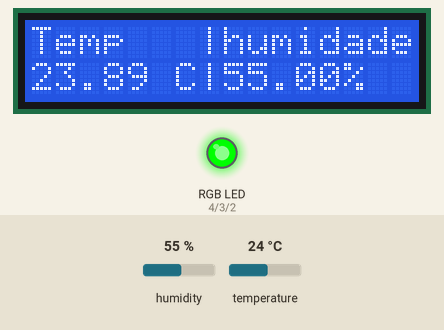
A sketch run on a simulated Arduino Uno, built with avr-gcc and run on an emulated ATmega328P. On the bench: 16×2 character LCD, an RGB LED mixed from three pins (HIGH = lit). The inputs (shaded band) are chosen by the test bench; at power-on: temperature 24 °C, humidity 55 %. What the sketch prints to the serial monitor is not drawn.

Above: at 1.7 s.
1.8 s: temperature set to 21.1 °C
At 3.9 s:
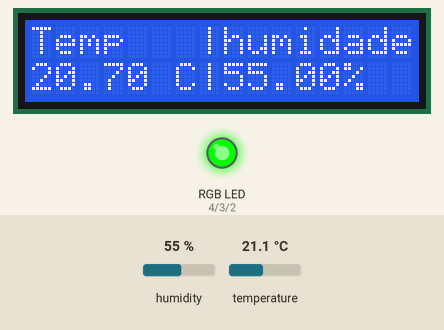
4.7 s: temperature set to 20 °C
At 5.8 s:
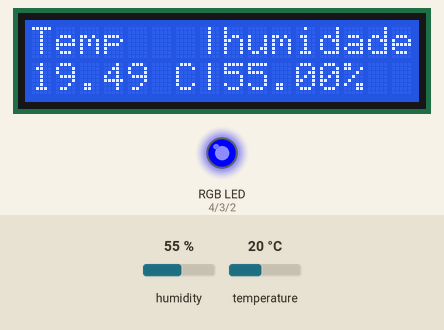
7.6 s: temperature set to 33 °C
At 9.7 s:
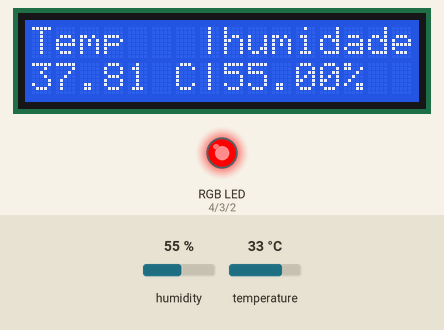
10.7 s: humidity set to 47 %
At 11.6 s:
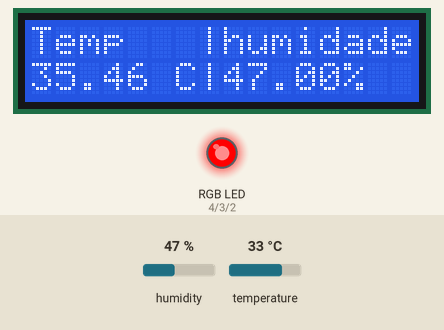
13.6 s: humidity set to 44 %
At 16.7 s:
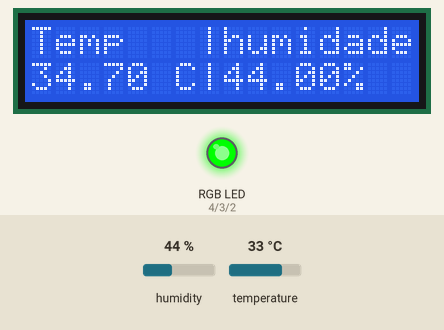
Timing chart, 0 to 17.9 s (numbered marks = the images above; inputs shaded):
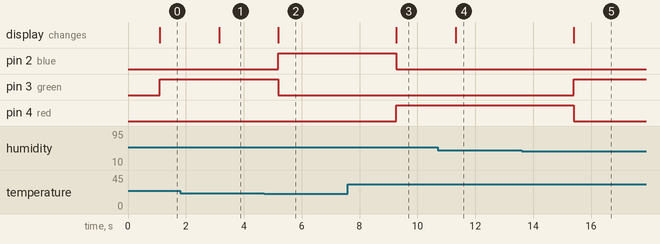

The sketch:

temp-humidade.cod.ino
```cpp
// Example testing sketch for various DHT humidity/temperature sensors
// Written by ladyada, public domain

// REQUIRES the following Arduino libraries:
// - DHT Sensor Library: https://github.com/adafruit/DHT-sensor-library
// - Adafruit Unified Sensor Lib: https://github.com/adafruit/Adafruit_Sensor
#include <Adafruit_Sensor.h>
#include "DHT.h"

#define DHTPIN 5     // Digital pin connected to the DHT sensor
// Feather HUZZAH ESP8266 note: use pins 3, 4, 5, 12, 13 or 14 --
// Pin 15 can work but DHT must be disconnected during program upload.
#include <LiquidCrystal_I2C.h>

LiquidCrystal_I2C lcd(0x3F,16,2);

#define DHTPIN 5     // Digital pin connected to the DHT sensor
#define red 4
#define green 3
#define blue 2
// Uncomment whatever type you're using!
//#define DHTTYPE DHT11   // DHT 11
#define DHTTYPE DHT22   // DHT 22  (AM2302), AM2321
//#define DHTTYPE DHT21   // DHT 21 (AM2301)

// Connect pin 1 (on the left) of the sensor to +5V
// NOTE: If using a board with 3.3V logic like an Arduino Due connect pin 1
// to 3.3V instead of 5V!
// Connect pin 2 of the sensor to whatever your DHTPIN is
// Connect pin 3 (on the right) of the sensor to GROUND (if your sensor has 3 pins)
// Connect pin 4 (on the right) of the sensor to GROUND and leave the pin 3 EMPTY (if your sensor has 4 pins)
// Connect a 10K resistor from pin 2 (data) to pin 1 (power) of the sensor

// Initialize DHT sensor.
// Note that older versions of this library took an optional third parameter to
// tweak the timings for faster processors.  This parameter is no longer needed
// as the current DHT reading algorithm adjusts itself to work on faster procs.
DHT dht(DHTPIN, DHTTYPE);

void setup() {
  Serial.begin(115200);
  Serial.println(F("DHTxx test!"));

  dht.begin();

lcd.init();                      // initialize the lcd
  // Print a message to the LCD.
  lcd.backlight();
  lcd.setCursor(0,0);
  lcd.print("Temp");
  lcd.setCursor(7, 0);
  lcd.print("|humidade");

  // led RGB
  pinMode(red,OUTPUT);
  pinMode(green,OUTPUT);
  pinMode(blue,OUTPUT);

}

void loop() {
  // Wait a few seconds between measurements.
  delay(1000);

  // Reading temperature or humidity takes about 250 milliseconds!
  // Sensor readings may also be up to 2 seconds 'old' (its a very slow sensor)
  float h = dht.readHumidity();
  // Read temperature as Celsius (the default)
  float t = dht.readTemperature();
  // Read temperature as Fahrenheit (isFahrenheit = true)
  float f = dht.readTemperature(true);

  // Check if any reads failed and exit early (to try again).
  if (isnan(h) || isnan(t) || isnan(f)) {
    Serial.println(F("Failed to read from DHT sensor!"));
    return;
  }

  // Compute heat index in Fahrenheit (the default)
  float hif = dht.computeHeatIndex(f, h);
  // Compute heat index in Celsius (isFahreheit = false)
  float hic = dht.computeHeatIndex(t, h, false);

  Serial.print(F("Humidity: "));
  Serial.print(h);
  Serial.print(F("%  Temperature: "));
  Serial.print(t);
  Serial.print(F("°C "));
  Serial.print(f);
  Serial.print(F("°F  Heat index: "));
  Serial.print(hic);
  Serial.print(F("°C "));
  Serial.print(hif);
  Serial.println(F("°F"));

 // display
  lcd.setCursor(0,1);
  lcd.print(hic);
  lcd.setCursor(6,1);
  lcd.print("C|");
  lcd.setCursor(8,1);
  lcd.print(h);
  lcd.setCursor(13,1);
  lcd.print("%");

  ledON(hic);

}

void ledON(float temp)
{
  if (temp >= 35){
    offled();
    digitalWrite(red, HIGH);
    }
  else if (temp >= 20){
    offled();
    digitalWrite(green, HIGH);
    }
  else {
    offled();
    digitalWrite(blue, HIGH);
    }
}

void offled()
{
  digitalWrite(red, LOW);
  digitalWrite(green, LOW);
  digitalWrite(blue, LOW);
}
```

Measured:
- the behaviour switches between 20.5 and 20.4 °C on temperature (found by bisection; images 1 and 2)
- the behaviour switches between 46 and 45 % on humidity (found by bisection; images 4 and 5)
- after the input at 1.8 s, the display: changes after 1.3 s (image 1)
- after the input at 4.7 s, pin 2 (blue): LOW → HIGH after 0.49 s; pin 3 (green): HIGH → LOW after 0.49 s; the display: changes after 0.49 s (image 2)
- after the input at 7.6 s, pin 2 (blue): HIGH → LOW after 1.7 s; pin 4 (red): LOW → HIGH after 1.7 s; the display: changes after 1.7 s (image 3)
- after the input at 10.7 s, the display: changes after 0.62 s (image 4)
- after the input at 13.6 s, pin 3 (green): LOW → HIGH after 1.8 s; pin 4 (red): HIGH → LOW after 1.8 s; the display: changes after 1.8 s (image 5)
